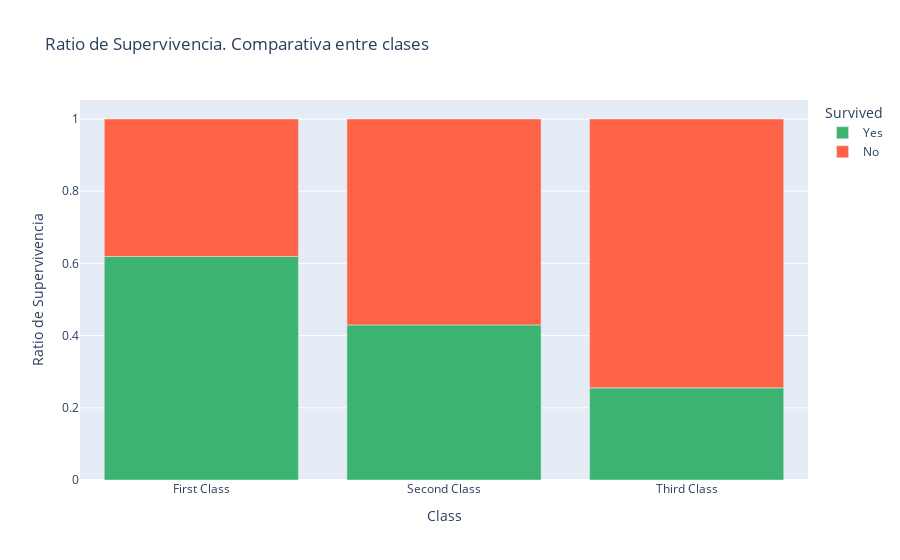

The notebook cell this image was saved under:
### Code cell
fig = px.bar(df, x='Class', y='perc', color='Survived',
             color_discrete_sequence=["mediumseagreen", "tomato"],
             labels={'perc':'Ratio de Supervivencia'},
             title="Ratio de Supervivencia. Comparativa entre clases")

fig.show()

fig.write_image("class_survival.svg")

### Figure 1 — Plotly figure (JSON) as saved in the notebook; plotly's stock layout.template omitted (floating-point values rounded to 4 significant figures)
{"data": [{"alignmentgroup": "True", "hovertemplate": "Survived=Yes<br>Class=%{x}<br>Ratio de Supervivencia=%{y}<extra></extra>", "legendgroup": "Yes", "marker": {"color": "mediumseagreen", "pattern": {"shape": ""}}, "name": "Yes", "offsetgroup": "Yes", "orientation": "v", "showlegend": true, "textposition": "auto", "type": "bar", "x": ["First Class", "Second Class", "Third Class"], "xaxis": "x", "y": [0.6192, 0.4296, 0.2553], "yaxis": "y"}, {"alignmentgroup": "True", "hovertemplate": "Survived=No<br>Class=%{x}<br>Ratio de Supervivencia=%{y}<extra></extra>", "legendgroup": "No", "marker": {"color": "tomato", "pattern": {"shape": ""}}, "name": "No", "offsetgroup": "No", "orientation": "v", "showlegend": true, "textposition": "auto", "type": "bar", "x": ["First Class", "Second Class", "Third Class"], "xaxis": "x", "y": [0.3808, 0.5704, 0.7447], "yaxis": "y"}], "layout": {"barmode": "relative", "legend": {"title": {"text": "Survived"}, "tracegroupgap": 0}, "title": {"text": "Ratio de Supervivencia. Comparativa entre clases"}, "xaxis": {"anchor": "y", "domain": [0, 1], "title": {"text": "Class"}}, "yaxis": {"anchor": "x", "domain": [0, 1], "title": {"text": "Ratio de Supervivencia"}}}}
